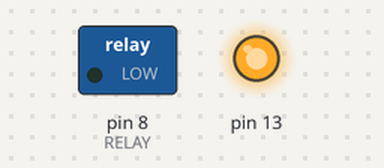
Bench run of a sketch on a simulated Arduino Uno, built with avr-gcc and run on an emulated ATmega328P. On the bench: switched loads named in the sketch (green lamp = pin HIGH), output pins drawn as LEDs (lit = HIGH).

Above: at 0.5 s.
At 4.5 s:
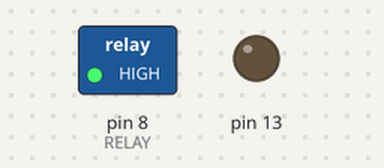
Timing chart, 0 to 6.9 s (numbered marks = the images above):
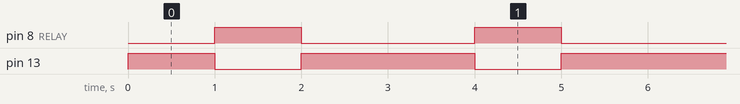

Measured:
- by itself, pin 8 (RELAY): alternates HIGH for 1.0 s and LOW for 2.0 s
- by itself, pin 13: repeats every 3.0 s: LOW 1.0 s, HIGH 2.0 s
- by itself, everything shown: repeats every 3.0 s, in 4 steps

The sketch:

relay_test.ino
```cpp
/**
This sketch is for testing the relay. It uses an NPN transistor to switch the relay. When the relay is
on the right line, it connects the speaker to a 5V supply line and thereby causes it to fire.
*/

const unsigned int RELAY = 8;

void setup(void)
{
  pinMode(RELAY, OUTPUT);
  pinMode(13, OUTPUT);
}

void loop(void)
{
  digitalWrite(13, HIGH);
  delay(1000);
  digitalWrite(13, LOW);
  digitalWrite(RELAY, HIGH);
  delay(1000);
  digitalWrite(13, HIGH);
  digitalWrite(RELAY, LOW);
  delay(1000);
  digitalWrite(13, LOW);
}
```
